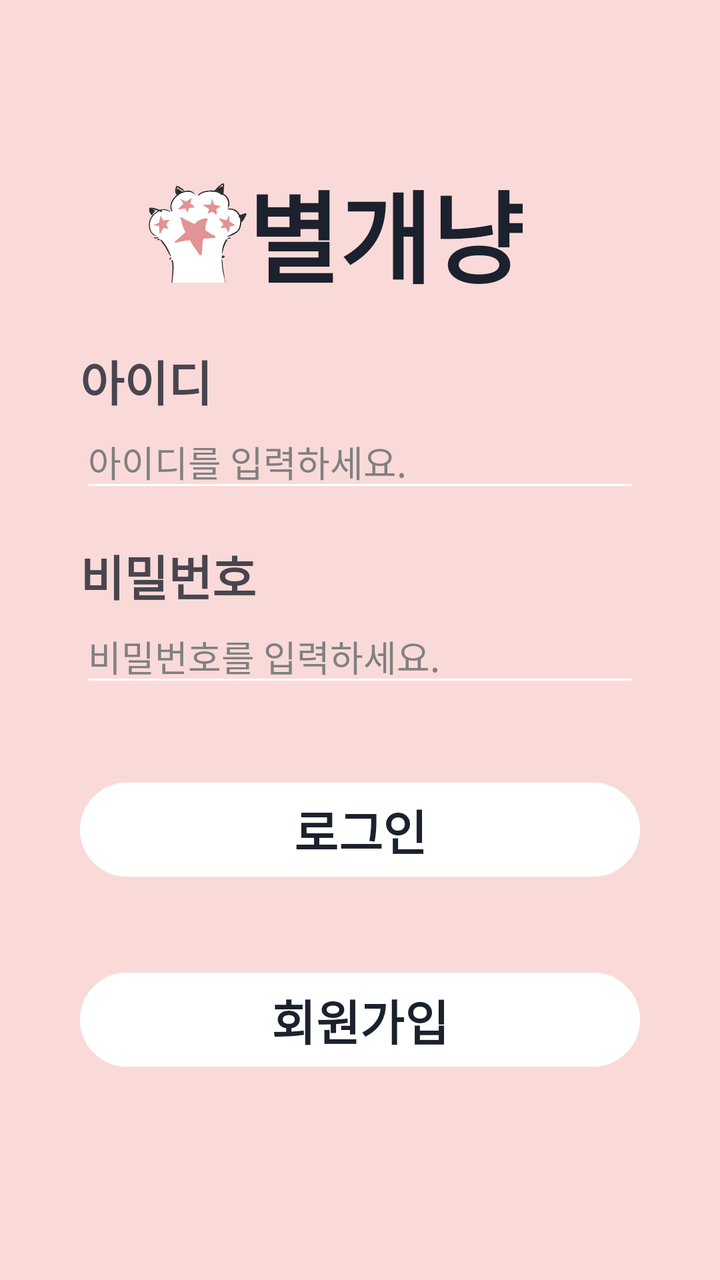
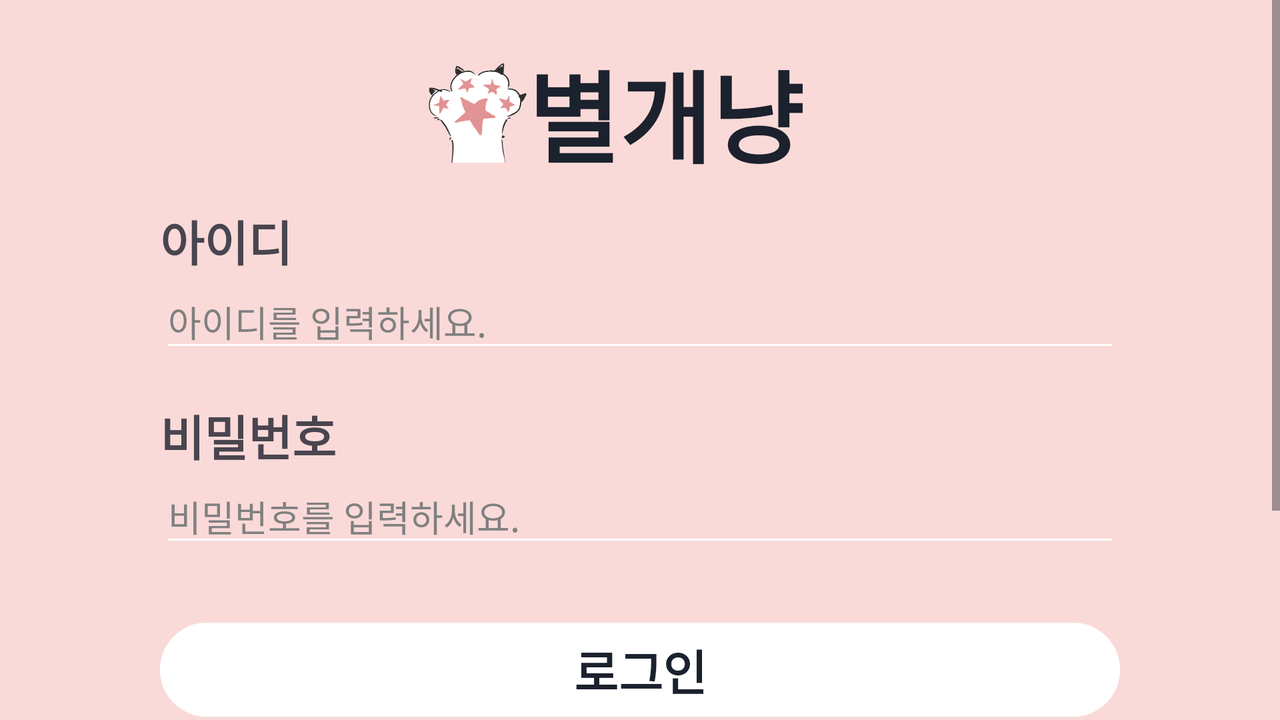

First picture: res/layout/ on a phone held upright. Second picture: the repository's own variant of that layout, on a device whose configuration matches the variant's folder. Source for both follows.
<!-- AndroidManifest.xml: application theme Theme.TeamSns -->
<!-- res/layout/activity_sign_in.xml -->
<?xml version="1.0" encoding="utf-8"?>
<androidx.constraintlayout.widget.ConstraintLayout xmlns:android="http://schemas.android.com/apk/res/android"
    xmlns:app="http://schemas.android.com/apk/res-auto"
    xmlns:tools="http://schemas.android.com/tools"
    android:layout_width="match_parent"
    android:layout_height="match_parent"
    android:background="@color/background_color"
    tools:context=".SignInActivity">

    <ImageView
        android:layout_width="50sp"
        android:layout_height="70sp"
        android:src="@drawable/logo"
        app:layout_constraintBottom_toBottomOf="@+id/tv_signin_app_name"
        app:layout_constraintEnd_toStartOf="@+id/tv_signin_app_name"
        app:layout_constraintTop_toTopOf="@+id/tv_signin_app_name" />
    <TextView
        android:id="@+id/tv_signin_app_name"
        android:layout_width="wrap_content"
        android:layout_height="wrap_content"
        android:layout_marginTop="80dp"
        android:layout_marginStart="25sp"
        android:text="@string/app_name"
        android:textColor="@color/text_color"
        android:textSize="50sp"
        android:textStyle="bold"
        app:layout_constraintEnd_toEndOf="parent"
        app:layout_constraintStart_toStartOf="parent"
        app:layout_constraintTop_toTopOf="parent" />

    <TextView
        android:id="@+id/tv_signin_id"
        android:layout_width="match_parent"
        android:layout_height="wrap_content"
        android:layout_marginStart="40dp"
        android:layout_marginTop="20dp"
        android:layout_marginEnd="40dp"
        android:backgroundTint="@color/component_color"
        android:text="@string/id"
        android:textSize="24sp"
        android:textStyle="bold"
        app:layout_constraintStart_toStartOf="parent"
        app:layout_constraintTop_toBottomOf="@+id/tv_signin_app_name" />

    <EditText
        android:id="@+id/et_signin_id"
        android:layout_width="match_parent"
        android:layout_height="wrap_content"
        android:layout_marginStart="40dp"
        android:layout_marginEnd="40dp"
        android:backgroundTint="@color/component_color"
        android:hint="@string/empty_id_message"
        android:inputType="text"
        android:textColor="@color/text_color"
        android:textColorHint="@color/gray"
        app:layout_constraintEnd_toEndOf="parent"
        app:layout_constraintStart_toStartOf="parent"
        app:layout_constraintTop_toBottomOf="@+id/tv_signin_id" />

    <TextView
        android:id="@+id/tv_signin_id_error"
        android:layout_width="match_parent"
        android:layout_height="wrap_content"
        android:layout_marginStart="40dp"
        android:layout_marginEnd="40dp"
        android:text=""
        android:textColor="@color/red"
        android:visibility="invisible"
        app:layout_constraintStart_toStartOf="@+id/et_signin_id"
        app:layout_constraintTop_toBottomOf="@+id/et_signin_id" />

    <TextView
        android:id="@+id/tv_signin_password"
        android:layout_width="match_parent"
        android:layout_height="wrap_content"
        android:layout_marginStart="40dp"
        android:layout_marginEnd="40dp"
        android:text="@string/password"
        android:textSize="24sp"
        android:textStyle="bold"
        app:layout_constraintStart_toStartOf="@+id/tv_signin_id_error"
        app:layout_constraintTop_toBottomOf="@+id/tv_signin_id_error" />

    <EditText
        android:id="@+id/et_signin_password"
        android:layout_width="match_parent"
        android:layout_height="wrap_content"
        android:layout_marginStart="40dp"
        android:layout_marginEnd="40dp"
        android:backgroundTint="@color/component_color"
        android:hint="@string/empty_password_message"
        android:inputType="textPassword"
        android:textColor="@color/text_color"
        android:textColorHint="@color/gray"
        app:layout_constraintTop_toBottomOf="@+id/tv_signin_password" />

    <TextView
        android:id="@+id/tv_signin_password_error"
        android:layout_width="match_parent"
        android:layout_height="wrap_content"
        android:layout_marginStart="40dp"
        android:layout_marginEnd="40dp"
        android:text=""
        android:textColor="@color/red"
        android:visibility="invisible"
        app:layout_constraintStart_toStartOf="@+id/et_signin_password"
        app:layout_constraintTop_toBottomOf="@+id/et_signin_password" />

    <Button
        android:id="@+id/btn_signin_login"
        android:layout_width="match_parent"
        android:layout_height="wrap_content"
        android:layout_marginStart="40dp"
        android:layout_marginTop="20dp"
        android:layout_marginEnd="40dp"
        android:backgroundTint="@color/component_color"
        android:clickable="false"
        android:focusable="false"
        android:text="@string/detail_activity_login"
        android:textColor="@color/text_color"
        android:textSize="24sp"
        android:textStyle="bold"
        app:layout_constraintTop_toBottomOf="@+id/tv_signin_password_error" />

    <Button
        android:id="@+id/btn_signin_signup"
        android:layout_width="match_parent"
        android:layout_height="wrap_content"
        android:layout_marginStart="40dp"
        android:layout_marginTop="40dp"
        android:layout_marginEnd="40dp"
        android:layout_marginBottom="20dp"
        android:backgroundTint="@color/component_color"
        android:focusable="false"
        android:text="@string/signin_activity_signin"
        android:textColor="@color/text_color"
        android:textSize="24sp"
        android:textStyle="bold"
        app:layout_constraintTop_toBottomOf="@+id/btn_signin_login" />
</androidx.constraintlayout.widget.ConstraintLayout>
<!-- resources referenced by this layout -->
<resources>
  <color name="background_color">#FADAD8</color>
  <color name="component_color">#FFFFFFFF</color>
  <color name="gray">#808080</color>
  <color name="red">#FF0000</color>
  <color name="text_color">#FF1B212D</color>
  <!-- drawable logo: png bitmap (drawable, 41066 bytes) -->
  <string name="app_name">별개냥</string>
  <string name="detail_activity_login">로그인</string>
  <string name="empty_id_message">아이디를 입력하세요.</string>
  <string name="empty_password_message">비밀번호를 입력하세요.</string>
  <string name="id">"아이디"</string>
  <string name="password">"비밀번호"</string>
  <string name="signin_activity_signin">회원가입</string>
  <style name="Theme.TeamSns" parent="Theme.AppCompat.Light.NoActionBar">
          
          <item name="android:textViewStyle">@style/customTextViewFontStyle</item>
          <item name="android:editTextStyle">@style/customEditTextFontStyle</item>
          <item name="android:buttonStyle">@style/customButtonFontStyle</item>
      </style>
  <style name="customTextViewFontStyle" parent="@android:style/Widget.DeviceDefault.TextView">
          <item name="android:fontFamily">@font/custom_font_family</item>
          <item name="android:textColor">@color/text_color</item>
      </style>
  <style name="customEditTextFontStyle" parent="@android:style/Widget.DeviceDefault.EditText">
          <item name="android:fontFamily">@font/custom_font_family</item>
          <item name="android:textColor">@color/text_color</item>
      </style>
  <style name="customButtonFontStyle" parent="@android:style/Widget.DeviceDefault.Button">
          <item name="android:fontFamily">@font/custom_font_family</item>
          <item name="android:textColor">@color/text_color</item>
      </style>
</resources>
<!-- res/layout-land/activity_sign_in.xml (the repository's variant of the layout above) -->
<!-- drawn on the phone turned sideways -->
<?xml version="1.0" encoding="utf-8"?>
<androidx.constraintlayout.widget.ConstraintLayout xmlns:android="http://schemas.android.com/apk/res/android"
    xmlns:app="http://schemas.android.com/apk/res-auto"
    xmlns:tools="http://schemas.android.com/tools"
    android:layout_width="match_parent"
    android:layout_height="match_parent"
    android:background="@color/background_color"
    tools:context=".SignInActivity">

    <ScrollView
        android:layout_width="match_parent"
        android:layout_height="match_parent">

        <androidx.constraintlayout.widget.ConstraintLayout
            android:layout_width="match_parent"
            android:layout_height="match_parent">

            <ImageView
                android:layout_width="50sp"
                android:layout_height="70sp"
                android:src="@drawable/logo"
                app:layout_constraintBottom_toBottomOf="@+id/tv_signin_app_name"
                app:layout_constraintEnd_toStartOf="@+id/tv_signin_app_name"
                app:layout_constraintTop_toTopOf="@+id/tv_signin_app_name" />

            <TextView
                android:id="@+id/tv_signin_app_name"
                android:layout_width="wrap_content"
                android:layout_height="wrap_content"
                android:layout_marginTop="20dp"
                android:layout_marginStart="25dp"
                android:text="@string/app_name"
                android:textColor="@color/text_color"
                android:textSize="50sp"
                android:textStyle="bold"
                app:layout_constraintEnd_toEndOf="parent"
                app:layout_constraintStart_toStartOf="parent"
                app:layout_constraintTop_toTopOf="parent" />

            <TextView
                android:id="@+id/tv_signin_id"
                android:layout_width="match_parent"
                android:layout_height="wrap_content"
                android:layout_marginStart="80dp"
                android:layout_marginTop="10dp"
                android:layout_marginEnd="80dp"
                android:backgroundTint="@color/component_color"
                android:text="@string/id"
                android:textSize="24sp"
                android:textStyle="bold"
                app:layout_constraintStart_toStartOf="parent"
                app:layout_constraintTop_toBottomOf="@+id/tv_signin_app_name" />

            <EditText
                android:id="@+id/et_signin_id"
                android:layout_width="match_parent"
                android:layout_height="wrap_content"
                android:layout_marginStart="80dp"
                android:layout_marginEnd="80dp"
                android:backgroundTint="@color/component_color"
                android:hint="@string/empty_id_message"
                android:inputType="text"
                android:textColor="@color/text_color"
                android:textColorHint="@color/gray"
                app:layout_constraintEnd_toEndOf="parent"
                app:layout_constraintStart_toStartOf="parent"
                app:layout_constraintTop_toBottomOf="@+id/tv_signin_id" />

            <TextView
                android:id="@+id/tv_signin_id_error"
                android:layout_width="match_parent"
                android:layout_height="wrap_content"
                android:layout_marginStart="80dp"
                android:layout_marginEnd="80dp"
                android:text=""
                android:textColor="@color/red"
                android:visibility="invisible"
                app:layout_constraintStart_toStartOf="@+id/et_signin_id"
                app:layout_constraintTop_toBottomOf="@+id/et_signin_id" />

            <TextView
                android:id="@+id/tv_signin_password"
                android:layout_width="match_parent"
                android:layout_height="wrap_content"
                android:layout_marginStart="80dp"
                android:layout_marginEnd="80dp"
                android:text="@string/password"
                android:textSize="24sp"
                android:textStyle="bold"
                app:layout_constraintStart_toStartOf="@+id/tv_signin_id_error"
                app:layout_constraintTop_toBottomOf="@+id/tv_signin_id_error" />

            <EditText
                android:id="@+id/et_signin_password"
                android:layout_width="match_parent"
                android:layout_height="wrap_content"
                android:layout_marginStart="80dp"
                android:layout_marginEnd="80dp"
                android:backgroundTint="@color/component_color"
                android:hint="@string/empty_password_message"
                android:inputType="textPassword"
                android:textColor="@color/text_color"
                android:textColorHint="@color/gray"
                app:layout_constraintTop_toBottomOf="@+id/tv_signin_password" />

            <TextView
                android:id="@+id/tv_signin_password_error"
                android:layout_width="match_parent"
                android:layout_height="wrap_content"
                android:layout_marginStart="80dp"
                android:layout_marginEnd="80dp"
                android:text=""
                android:textColor="@color/red"
                android:visibility="invisible"
                app:layout_constraintStart_toStartOf="@+id/et_signin_password"
                app:layout_constraintTop_toBottomOf="@+id/et_signin_password" />

            <Button
                android:id="@+id/btn_signin_login"
                android:layout_width="match_parent"
                android:layout_height="wrap_content"
                android:layout_marginStart="80dp"
                android:layout_marginTop="10dp"
                android:layout_marginEnd="80dp"
                android:backgroundTint="@color/component_color"
                android:clickable="false"
                android:focusable="false"
                android:text="@string/detail_activity_login"
                android:textColor="@color/text_color"
                android:textSize="24sp"
                android:textStyle="bold"
                app:layout_constraintTop_toBottomOf="@+id/tv_signin_password_error" />

            <Button
                android:id="@+id/btn_signin_signup"
                android:layout_width="match_parent"
                android:layout_height="wrap_content"
                android:layout_marginStart="80dp"
                android:layout_marginTop="10dp"
                android:layout_marginEnd="80dp"
                android:layout_marginBottom="80dp"
                android:backgroundTint="@color/component_color"
                android:focusable="false"
                android:text="@string/signin_activity_signin"
                android:textColor="@color/text_color"
                android:textSize="24sp"
                android:textStyle="bold"
                app:layout_constraintTop_toBottomOf="@+id/btn_signin_login"
                app:layout_constraintBottom_toBottomOf="parent"/>
        </androidx.constraintlayout.widget.ConstraintLayout>
    </ScrollView>
</androidx.constraintlayout.widget.ConstraintLayout>
